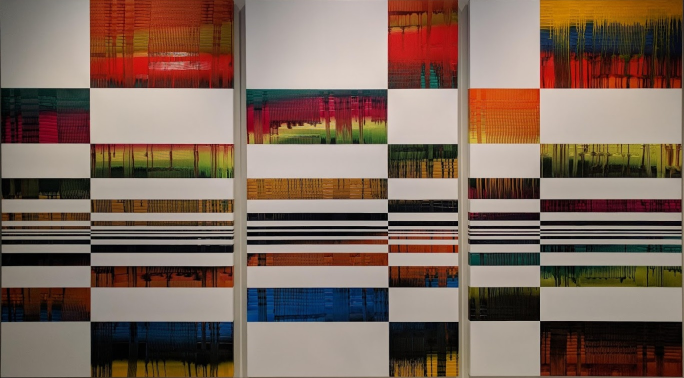
#> input picture BBDD/bbdd_00000.jpg, 1368 x 756 px, found by its file name (shown at 1/2 size); its folder holds 4 pictures in this run
$ python task6.py
#> lines starting #> are read from the running program, lines starting #| are printed output that depends on the picture; pictures that were not available may be replaced by others from this repository, and a replacement may not be noted
### Week2/helper_functions_main.py
import os
from PIL import Image
import matplotlib.pyplot as plt
import numpy as np
import cv2

def pil_to_cv2(img):
    """Convert PIL image to OpenCV format."""
    return cv2.cvtColor(np.array(img), cv2.COLOR_RGB2BGR)


def extract_histograms(hist_objects, attr="normalized"):
    """Extract histogram arrays from histogram objects."""
    return [np.array(getattr(h, attr)) for h in hist_objects]


# [150 lines left out: functions create_histogram_with_bins, visualize_query_results, not called in this run]

### Week2/week2_histograms.py
import cv2
import numpy as np


# -------- 2D HISTOGRAM -------- #
class Histogram2D:
    """
    Compute a 2D histogram for two color channels in any color space.
    Example:
        hist = Histogram2D((32, 32), 'HSV').compute(image)
    or
        hist = Histogram2D((32, 32), (0, 1), 'HSV').compute(image)

    Returns a normalized flattened histogram.
    """
    # [38 lines left out: functions __init__, _convert, _ranges_for, compute, not called in this run]


# -------- 3D HISTOGRAM -------- #
class Histogram3D:
    """
    Compute a 3D color histogram for an image (RGB, HSV, LAB, HLS).
    Returns normalized flattened histogram.
    """
    def __init__(self, bins=(8, 8, 8), color_space='RGB'):
        self.bins = tuple(int(b) for b in bins)
        if len(self.bins) != 3:
            raise ValueError("bins must be a 3-tuple for 3D histograms")
        self.color_space = color_space.upper()
        self.hist = None

    def _convert(self, image):
        cs = self.color_space
        if cs == 'RGB':
            return cv2.cvtColor(image, cv2.COLOR_BGR2RGB)
        elif cs == 'HSV':
            return cv2.cvtColor(image, cv2.COLOR_BGR2HSV)
        elif cs == 'LAB':
            return cv2.cvtColor(image, cv2.COLOR_BGR2Lab)
        elif cs == 'HLS':
            return cv2.cvtColor(image, cv2.COLOR_BGR2HLS)
        else:
            raise ValueError(f"Unsupported color space: {self.color_space}")

    def _ranges_for(self):
        if self.color_space == 'HSV':
            return [0, 180, 0, 256, 0, 256]
        return [0, 256, 0, 256, 0, 256]

    def compute(self, image, mask=None):
        img_cs = self._convert(image)
        ranges = self._ranges_for()
        hist = cv2.calcHist([img_cs], [0, 1, 2], mask, self.bins, ranges)
        hist = hist.astype('float32')
        if hist.sum() > 0:
            hist /= hist.sum()
        hist = hist.flatten()
        self.hist = hist
        return hist


# -------- BLOCK HISTOGRAM -------- #
class BlockHistogram:
    """
    Divide image into grid_x × grid_y blocks, compute a 3D histogram per block, concatenate.
    Handles leftover pixels so all pixels are covered.
    """
    def __init__(self, bins=(8, 8, 8), grid=(2, 2), color_space='RGB'):
        self.bins = tuple(int(b) for b in bins)
        self.grid = tuple(int(g) for g in grid)
        self.color_space = color_space

    def compute(self, image, mask=None):
        h, w = image.shape[:2]
        gx, gy = self.grid
        features = []

        ys = [0] + [(i * h) // gx for i in range(1, gx)] + [h]
        xs = [0] + [(j * w) // gy for j in range(1, gy)] + [w]

        for i in range(gx):
            for j in range(gy):
                y0, y1 = ys[i], ys[i + 1]
                x0, x1 = xs[j], xs[j + 1]
                block = image[y0:y1, x0:x1]
                block_mask = None
                if mask is not None:
                    block_mask = mask[y0:y1, x0:x1]
                hist = Histogram3D(self.bins, color_space=self.color_space).compute(block, mask=block_mask)
                features.append(hist)

        return np.concatenate(features) if features else np.array([])


# -------- SPATIAL PYRAMID HISTOGRAM -------- #
class SpatialPyramidHistogram:
    """
    Hierarchical block histograms with optional level weighting.
    levels: number of levels (level 0 = whole image)
    weights: 'uniform', 'geometric', or custom list of per-level weights.
    """
    def __init__(self, bins=(8, 8, 8), levels=3, color_space='RGB', weights='uniform'):
        self.bins = tuple(int(b) for b in bins)
        self.levels = int(levels)
        self.color_space = color_space
        self.weights = weights

    def _weight_for_level(self, level):
        if isinstance(self.weights, (list, tuple, np.ndarray)):
            if level < len(self.weights):
                return float(self.weights[level])
            return 1.0
        if self.weights == 'geometric':
            return 1.0 / (2 ** level)
        return 1.0  # uniform

    def compute(self, image, mask=None):
        pyramid_features = []
        for level in range(self.levels):
            grid = (2 ** level, 2 ** level)
            bh = BlockHistogram(self.bins, grid, color_space=self.color_space)
            hist = bh.compute(image, mask=mask)
            hist *= self._weight_for_level(level)
            pyramid_features.append(hist)

        return np.concatenate(pyramid_features) if pyramid_features else np.array([])


# -------- QUICK TEST -------- #
# [16 lines that do not run on import are left out]

### Week2/background_remover.py
# Import necessary libraries
import numpy as np
import matplotlib.pyplot as plt
from scipy.ndimage import binary_opening, median_filter, morphological_gradient
from scipy import ndimage
import cv2


def convert_to_representation(image):
    """Convert RGB image to LAB and return all channels as float arrays."""
    im_lab = cv2.cvtColor((image * 255).astype(np.uint8), cv2.COLOR_RGB2LAB)
    L, a, b = cv2.split(im_lab)
    return L.astype(float), a.astype(float), b.astype(float)


def compute_edge_mask(im_lab, gradient_threshold=0.15):
    """Compute morphological gradient on LAB channels and combine."""
    L, a, b = im_lab

    # Compute morphological gradients per channel
    grad_L = morphological_gradient(L, structure=np.ones((5, 5)))
    grad_a = morphological_gradient(a, structure=np.ones((5, 5)))
    grad_b = morphological_gradient(b, structure=np.ones((5, 5)))

    # Combine gradients using Euclidean magnitude
    grad_combined = np.sqrt((grad_L**2) + (grad_a**2) + (grad_b**2))

    # Threshold to highlight edges
    threshold = np.max(grad_combined) * gradient_threshold
    grad_bin = grad_combined > threshold

    # Apply opening to clean noise
    mask = binary_opening(grad_bin, structure=np.ones((3, 3)))

    return mask, grad_combined


def create_border_suppressed_mask(mask_bool, pixel_border, h, w):
    """Create a mask with border pixels suppressed for extreme point computation."""
    if not pixel_border or int(pixel_border) <= 0:
        return mask_bool

    mask_for_extremes = mask_bool.copy()
    pb = int(pixel_border)

    # Avoid border larger than dimensions
    pb_h = min(pb, h // 2)
    pb_w = min(pb, w // 2)

    # Suppress border pixels
    if pb_w > 0:
        mask_for_extremes[:, :pb_w] = False
        mask_for_extremes[:, w - pb_w:] = False
    if pb_h > 0:
        mask_for_extremes[:pb_h, :] = False
        mask_for_extremes[h - pb_h:, :] = False

    return mask_for_extremes


def compute_extreme_points(mask_for_extremes, h, w):
    """Compute leftmost, rightmost, topmost, and bottommost white pixels."""
    # Row-wise extremes (leftmost and rightmost white pixel per row)
    rows_any = mask_for_extremes.any(axis=1)
    left_all = mask_for_extremes.argmax(axis=1)
    right_all = w - 1 - np.argmax(mask_for_extremes[:, ::-1], axis=1)
    left = np.where(rows_any, left_all, -1)
    right = np.where(rows_any, right_all, -1)

    # Column-wise extremes (topmost and bottommost white pixel per column)
    cols_any = mask_for_extremes.any(axis=0)
    top_all = mask_for_extremes.argmax(axis=0)
    bottom_all = h - 1 - np.argmax(mask_for_extremes[::-1, :], axis=0)
    top = np.where(cols_any, top_all, -1)
    bottom = np.where(cols_any, bottom_all, -1)

    return left, right, top, bottom, rows_any, cols_any


def filter_extremes_by_median(extremes, threshold):
    """Filter extreme points by median deviation threshold."""
    filtered = extremes.copy()
    valid = filtered >= 0

    if valid.any():
        median_val = int(np.median(filtered[valid]))
        filtered[valid] = np.where(
            np.abs(filtered[valid] - median_val) <= threshold,
            filtered[valid],
            -1
        )

    return filtered


def create_border_mask(left, right, top, bottom, rows_any, cols_any, shape):
    """Create a border mask by marking filtered extreme points."""
    border_mask = np.zeros(shape, dtype=bool)

    # Mark left and right extremes for each row
    row_inds = np.where(rows_any)[0]
    for r in row_inds:
        if left[r] >= 0:
            border_mask[r, left[r]] = True
        if right[r] >= 0:
            border_mask[r, right[r]] = True

    # Mark top and bottom extremes for each column
    col_inds = np.where(cols_any)[0]
    for c in col_inds:
        if top[c] >= 0:
            border_mask[top[c], c] = True
        if bottom[c] >= 0:
            border_mask[bottom[c], c] = True

    return border_mask


def fit_x_of_y(y_indices, x_values):
    """Fit line x = a*y + b for vertical-like sides."""
    if len(y_indices) >= 2:
        a, b = np.polyfit(y_indices, x_values, 1)
    elif len(y_indices) == 1:
        a, b = 0.0, float(x_values[0])
    else:
        a, b = None, None
    return a, b


def fit_y_of_x(x_indices, y_values):
    """Fit line y = c*x + d for horizontal-like sides."""
    if len(x_indices) >= 2:
        c, d = np.polyfit(x_indices, y_values, 1)
    elif len(x_indices) == 1:
        c, d = 0.0, float(y_values[0])
    else:
        c, d = None, None
    return c, d


def intersect_lines(a, b, c, d):
    """Find intersection between lines x = a*y + b and y = c*x + d."""
    if a is None or c is None:
        return None

    denom = 1.0 - a * c
    if abs(denom) < 1e-6:
        return None

    x = (a * d + b) / denom
    y = c * x + d
    return (x, y)


def compute_polygon_corners(left, right, top, bottom, h, w):
    """Compute the four corners of the document polygon by fitting lines and finding intersections."""
    # Collect valid points for each side
    rows_left = np.where(left >= 0)[0]
    xs_left = left[rows_left] if rows_left.size > 0 else np.array([])

    rows_right = np.where(right >= 0)[0]
    xs_right = right[rows_right] if rows_right.size > 0 else np.array([])

    cols_top = np.where(top >= 0)[0]
    ys_top = top[cols_top] if cols_top.size > 0 else np.array([])

    cols_bottom = np.where(bottom >= 0)[0]
    ys_bottom = bottom[cols_bottom] if cols_bottom.size > 0 else np.array([])

    # Fit lines for each side
    a_left, b_left = fit_x_of_y(rows_left, xs_left)
    a_right, b_right = fit_x_of_y(rows_right, xs_right)
    c_top, d_top = fit_y_of_x(cols_top, ys_top)
    c_bottom, d_bottom = fit_y_of_x(cols_bottom, ys_bottom)

    # Compute four corner intersections
    corners = [
        intersect_lines(a_left, b_left, c_top, d_top),      # left-top
        intersect_lines(a_right, b_right, c_top, d_top),    # right-top
        intersect_lines(a_right, b_right, c_bottom, d_bottom),  # right-bottom
        intersect_lines(a_left, b_left, c_bottom, d_bottom)     # left-bottom
    ]

    # Apply fallback for None intersections
    final_corners = []
    for i, corner in enumerate(corners):
        if corner is None:
            # Use median of available points as fallback
            if i == 0:  # left-top
                x = np.median(xs_left) if xs_left.size > 0 else 0
                y = np.median(ys_top) if ys_top.size > 0 else 0
            elif i == 1:  # right-top
                x = np.median(xs_right) if xs_right.size > 0 else (w - 1)
                y = np.median(ys_top) if ys_top.size > 0 else 0
            elif i == 2:  # right-bottom
                x = np.median(xs_right) if xs_right.size > 0 else (w - 1)
                y = np.median(ys_bottom) if ys_bottom.size > 0 else (h - 1)
            else:  # left-bottom
                x = np.median(xs_left) if xs_left.size > 0 else 0
                y = np.median(ys_bottom) if ys_bottom.size > 0 else (h - 1)
            corner = (float(x), float(y))

        # Clip to image boundaries and convert to integers
        x_cl = int(np.clip(round(corner[0]), 0, w - 1))
        y_cl = int(np.clip(round(corner[1]), 0, h - 1))
        final_corners.append((x_cl, y_cl))

    return final_corners


def create_polygon_mask(corners, shape, fallback_mask):
    """Create a filled polygon mask from corner points."""
    h, w = shape
    polygon = np.array(corners, dtype=np.int32)
    poly_mask = np.zeros((h, w), dtype=np.uint8)

    try:
        cv2.fillPoly(poly_mask, [polygon], 1)
    except Exception:
        # Fallback to border mask if polygon is degenerate
        poly_mask = fallback_mask.astype(np.uint8)

    return poly_mask


def normalize_gradient(grad):
    """Normalize gradient values to 0-255 range for visualization."""
    grad_float = grad.astype(np.float32)
    grad_min = grad_float.min()
    grad_max = grad_float.max()
    grad_norm = 255 * (grad_float - grad_min) / ((grad_max - grad_min) + 1e-8)
    return grad_norm.astype(np.uint8)


def remove_background_morphological_gradient(im, thr=20, pixel_border=15, gradient_threshold=0.15):
    """
    Remove background from an image using morphological gradient detection and polygon fitting.

    Parameters:
    -----------
    image : ndarray
        Input RGB image
    thr : int
        Threshold for median filtering of extreme points
    pixel_border : int
        Number of border pixels to ignore when computing extreme points
    gradient_threshold : float
        Threshold for edge detection in morphological gradient

    Returns:
    --------
    tuple
        (original_image, mask, output_image, normalized_gradient)
    """
    # Preprocess

    im_lab = convert_to_representation(im)
    mask, grad = compute_edge_mask(im_lab, gradient_threshold)

    # Setup for border pixel processing
    mask_bool = mask.astype(bool)
    h, w = mask_bool.shape

    # Create mask with borders suppressed for extreme point computation
    mask_for_extremes = create_border_suppressed_mask(mask_bool, pixel_border, h, w)

    # Compute extreme points (leftmost, rightmost, topmost, bottommost)
    left, right, top, bottom, rows_any, cols_any = compute_extreme_points(
        mask_for_extremes, h, w
    )

    # Filter extremes by median deviation threshold
    left_filtered = filter_extremes_by_median(left, thr)
    right_filtered = filter_extremes_by_median(right, thr)
    top_filtered = filter_extremes_by_median(top, thr)
    bottom_filtered = filter_extremes_by_median(bottom, thr)

    # Create border mask from filtered extremes
    border_mask = create_border_mask(
        left_filtered, right_filtered, top_filtered, bottom_filtered,
        rows_any, cols_any, mask_bool.shape
    )


    # Fit lines and compute polygon corners
    final_corners = compute_polygon_corners(
        left_filtered, right_filtered, top_filtered, bottom_filtered, h, w
    )

    # Create polygon mask
    poly_mask = create_polygon_mask(final_corners, (h, w), border_mask)

    # Apply final mask to image
    output_image = im * poly_mask[:, :, np.newaxis]

    # Normalize gradient for visualization
    grad_norm = normalize_gradient(grad)


    return im, poly_mask, output_image, grad_norm

### Week2/similarity_measures_optimized.py
import numpy as np
from scipy.stats import wasserstein_distance


import numpy as np

# Euclidean distance
def euclidean_distance(h1, h2):
    return np.sqrt(np.sum((h1 - h2) ** 2)) #lower-better

# L1 distance
def l1_distance(h1, h2):
    return np.sum(np.abs(h1 - h2)) #lower-better

# x^2 distance
def x2_distance(h1, h2, eps=1e-10):
    return 0.5 * np.sum(((h1 - h2) ** 2) / (h1 + h2 + eps)) #lower-better

# Histogram intersection similarity
def histogram_intersection(h1, h2):
    return np.sum(np.minimum(h1, h2)) #higher-better

# Hellinger kernel similarity
def hellinger_kernel(h1, h2):
    return np.sum(np.sqrt(h1 * h2)) #higher-better

# Normalize
def normalize_hist(h):
    return h.astype("float") / (h.sum() + 1e-10)

# [28 lines left out: functions measure_similarities, euclidean_distance_matrix, not called in this run]


def l1_distance_matrix(Q, M):
    return np.sum(np.abs(Q[:, None, :] - M[None, :, :]), axis=2)


# [4 lines left out: function x2_distance_matrix, not called in this run]


def histogram_intersection_matrix(Q, M):
    return np.sum(np.minimum(Q[:, None, :], M[None, :, :]), axis=2)


def hellinger_kernel_matrix(Q, M):
    return np.sum(np.sqrt(Q[:, None, :] * M[None, :, :]), axis=2)


# [5 lines left out: function cosine_similarity_matrix, not called in this run]

def bhattacharyya_distance_matrix(Q, M, eps=1e-10):
    BC = np.dot(np.sqrt(Q), np.sqrt(M).T)  # Bhattacharyya coefficient
    return -np.log(BC + eps)  # smaller - more similar

# [7 lines left out: function correlation_matrix, not called in this run]

def kl_divergence_matrix(Q, M, eps=1e-10):
    """Symmetrized KL divergence"""
    Q_ = Q[:, None, :] + eps
    M_ = M[None, :, :] + eps
    kl_qm = np.sum(Q_ * np.log(Q_ / M_), axis=2)
    kl_mq = np.sum(M_ * np.log(M_ / Q_), axis=2)
    return 0.5 * (kl_qm + kl_mq)  # smaller = more similar

# [9 lines left out: function emd_matrix, not called in this run]


#Normalization
def normalize_hist(h):
    return h.astype("float64") / (h.sum() + 1e-10)


# [36 lines left out: function measure_similarities, not called in this run]

### Week2/task6.py
"""
Task 5: Evaluate Best Method from Week 2 with Background Removal
Adapted for qst2_w2 (no GT, just save retrieval results and masks)
"""

import os
import pickle
import numpy as np
from tqdm import tqdm
from PIL import Image
import cv2

from week2_histograms import SpatialPyramidHistogram
from similarity_measures_optimized import (
    l1_distance_matrix,
    histogram_intersection_matrix,
    kl_divergence_matrix,
    normalize_hist
)
from helper_functions_main import pil_to_cv2
from background_remover import remove_background_morphological_gradient

# --- Configuration ---
DB_PATH = "../Data/BBDD/"
QUERY_PATH = "../Data/Week2/qst2_w2/"   # changed to test set
RESULTS_DIR = "results_task6"
MASKS_DIR = os.path.join(RESULTS_DIR, "masks")
CACHE_DIR = "best_method_cache"

# Best method configuration
PYRAMID_CONFIG = {
    "bins": (4, 4, 4),
    "levels": 4,
    "weights": "uniform"
}

def load_image_cv(path):
    """Load image in OpenCV BGR format"""
    pil = Image.open(path).convert("RGB")
    return pil_to_cv2(pil)

def filename_to_id(fname):
    """Convert filename to image ID"""
    import re
    base = os.path.splitext(os.path.basename(fname))[0]
    m = re.search(r"\d+", base)
    return int(m.group()) if m else None

def get_bounding_box_mask(mask):
    """Get minimum bounding rectangle from polygon mask"""
    rows = np.any(mask, axis=1)
    cols = np.any(mask, axis=0)
    y_min, y_max = np.where(rows)[0][[0, -1]]
    x_min, x_max = np.where(cols)[0][[0, -1]]
    rect_mask = np.zeros_like(mask)
    rect_mask[y_min:y_max+1, x_min:x_max+1] = 1
    return rect_mask, (y_min, y_max+1, x_min, x_max+1)

def build_descriptors_cached(image_list, base_path, color_space, cache_name, save_masks=False):
    """Build pyramid descriptors with caching and optional mask saving"""
    os.makedirs(CACHE_DIR, exist_ok=True)
    cache_file = os.path.join(CACHE_DIR, f"{cache_name}_{color_space}_bg_removed.pkl")

    if os.path.exists(cache_file):
        try:
            with open(cache_file, "rb") as f:
                cached = pickle.load(f)
            if cached.get("image_list") == image_list:
                print(f"Loaded {color_space} descriptors from cache")
                return cached["descriptors"]
        except Exception as e:
            print(f"Cache load failed: {e}")

    print(f"Computing {color_space} descriptors...")
    pyramid = SpatialPyramidHistogram(
        bins=PYRAMID_CONFIG["bins"],
        levels=PYRAMID_CONFIG["levels"],
        color_space=color_space,
        weights=PYRAMID_CONFIG["weights"]
    )

    descriptors = []
    for fname in tqdm(image_list):
        img = load_image_cv(os.path.join(base_path, fname))

        # Only for query images (test set)
        if base_path == QUERY_PATH:
            _, poly_mask, _, _ = remove_background_morphological_gradient(img)
            rect_mask, (y1, y2, x1, x2) = get_bounding_box_mask(poly_mask)

            # Save mask
            if save_masks:
                mask_filename = os.path.splitext(fname)[0] + ".png"
                cv2.imwrite(os.path.join(MASKS_DIR, mask_filename), (poly_mask * 255).astype(np.uint8))

            # Crop image to bounding box
            img = img[y1:y2, x1:x2]

        desc = pyramid.compute(img)
        desc = normalize_hist(desc)
        descriptors.append(desc)

    descriptors = np.array(descriptors)
    with open(cache_file, "wb") as f:
        pickle.dump({"image_list": image_list, "descriptors": descriptors}, f)

    return descriptors


def run_retrieval():
    """Run retrieval on qst2_w2 and save results + masks"""
    print("=== Running Retrieval for qst2_w2 ===")
    print("Method: Pyramid Histogram Fusion")
    print(f"Configuration: {PYRAMID_CONFIG}")

    # Prepare folders
    os.makedirs(RESULTS_DIR, exist_ok=True)
    os.makedirs(MASKS_DIR, exist_ok=True)

    # Load image lists
    db_images = sorted([f for f in os.listdir(DB_PATH) if f.endswith('.jpg')])
    query_images = sorted([f for f in os.listdir(QUERY_PATH) if f.endswith('.jpg')])

    print(f"\nFound {len(db_images)} database images")
    print(f"Found {len(query_images)} query images")

    # Build descriptors
    db_hsv = build_descriptors_cached(db_images, DB_PATH, "HSV", "db")
#> in load_image_cv, pil is the input picture: PIL image 1368x756 RGB; mean R, G, B 125.5, 104.2, 91.6
#> after the loop in compute, `for level in range(self.levels):`: pyramid_features = 4 items
#> in build_descriptors_cached, `desc = pyramid.compute(img)`: desc = 5440 values, max 0.979 at index 5122, min 0 at index 22, mean 0.0156
#> in build_descriptors_cached, `desc = normalize_hist(desc)`: desc = 5440 values, max 0.0115 at index 5122, min 0 at index 22, mean 0.000184
    db_hls = build_descriptors_cached(db_images, DB_PATH, "HLS", "db")
    query_hsv = build_descriptors_cached(query_images, QUERY_PATH, "HSV", "query", save_masks=True)
#> in convert_to_representation, `L, a, b = cv2.split(im_lab)`:
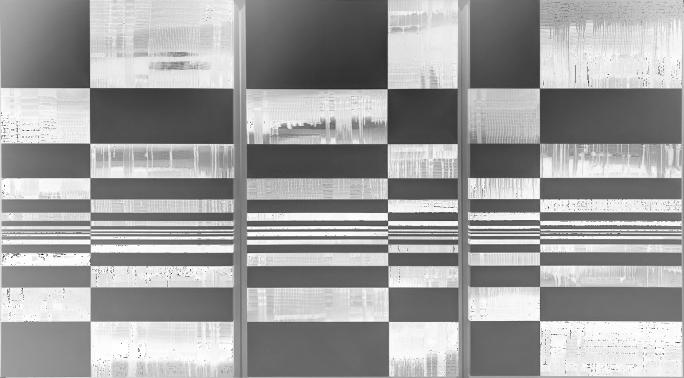
#> L: shape (756, 1368) (shown at 1/2 size); min 0, max 255, mean 158
#> in convert_to_representation, `L, a, b = cv2.split(im_lab)`:
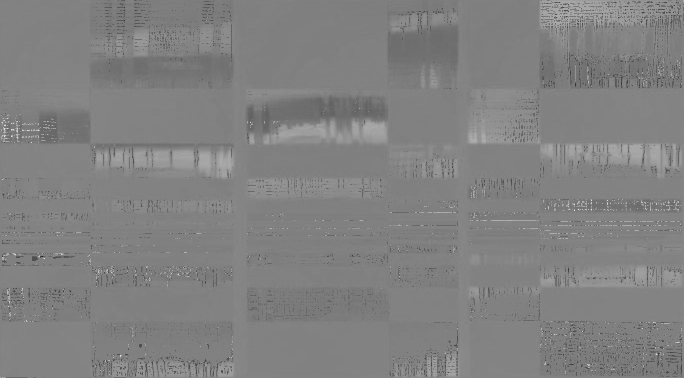
#> a: shape (756, 1368) (shown at 1/2 size); min 42, max 226, mean 128.9
#> in convert_to_representation, `L, a, b = cv2.split(im_lab)`:
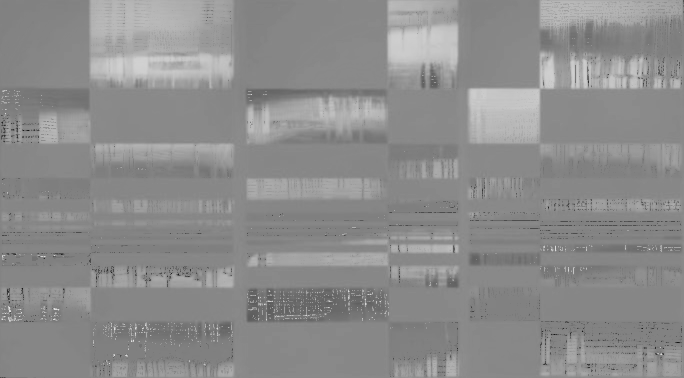
#> b: shape (756, 1368) (shown at 1/2 size); min 20, max 222, mean 140.3
#> in compute_edge_mask, `grad_L = morphological_gradient(L, structure=np.ones((5, 5)))`:
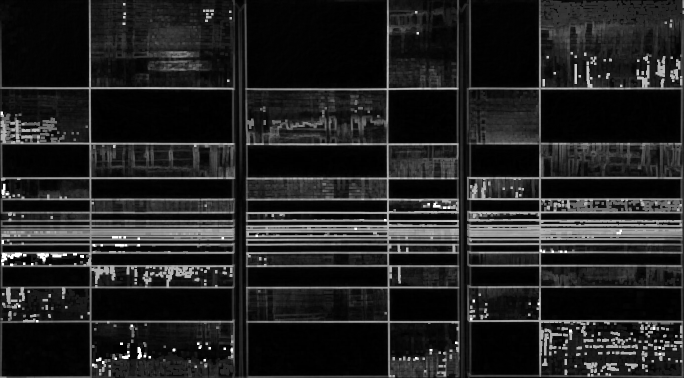
#> grad_L: shape (756, 1368) float64 (shown at 1/2 size); min 2, max 257, mean 36.2; drawn with min black and max white
#> in compute_edge_mask, `grad_a = morphological_gradient(a, structure=np.ones((5, 5)))`:
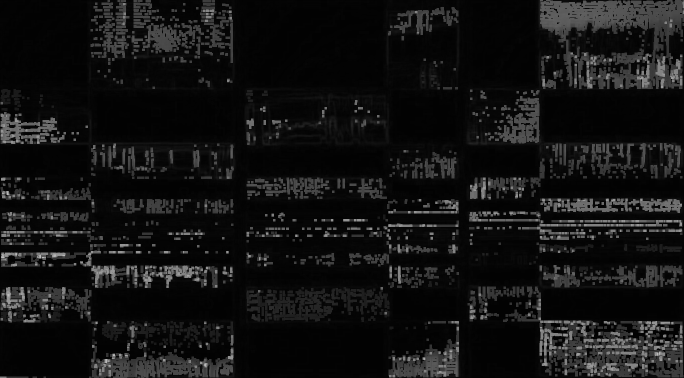
#> grad_a: shape (756, 1368) float64 (shown at 1/2 size); min 2, max 186, mean 18.6
#> (the rest of the program and of its run is left out)
